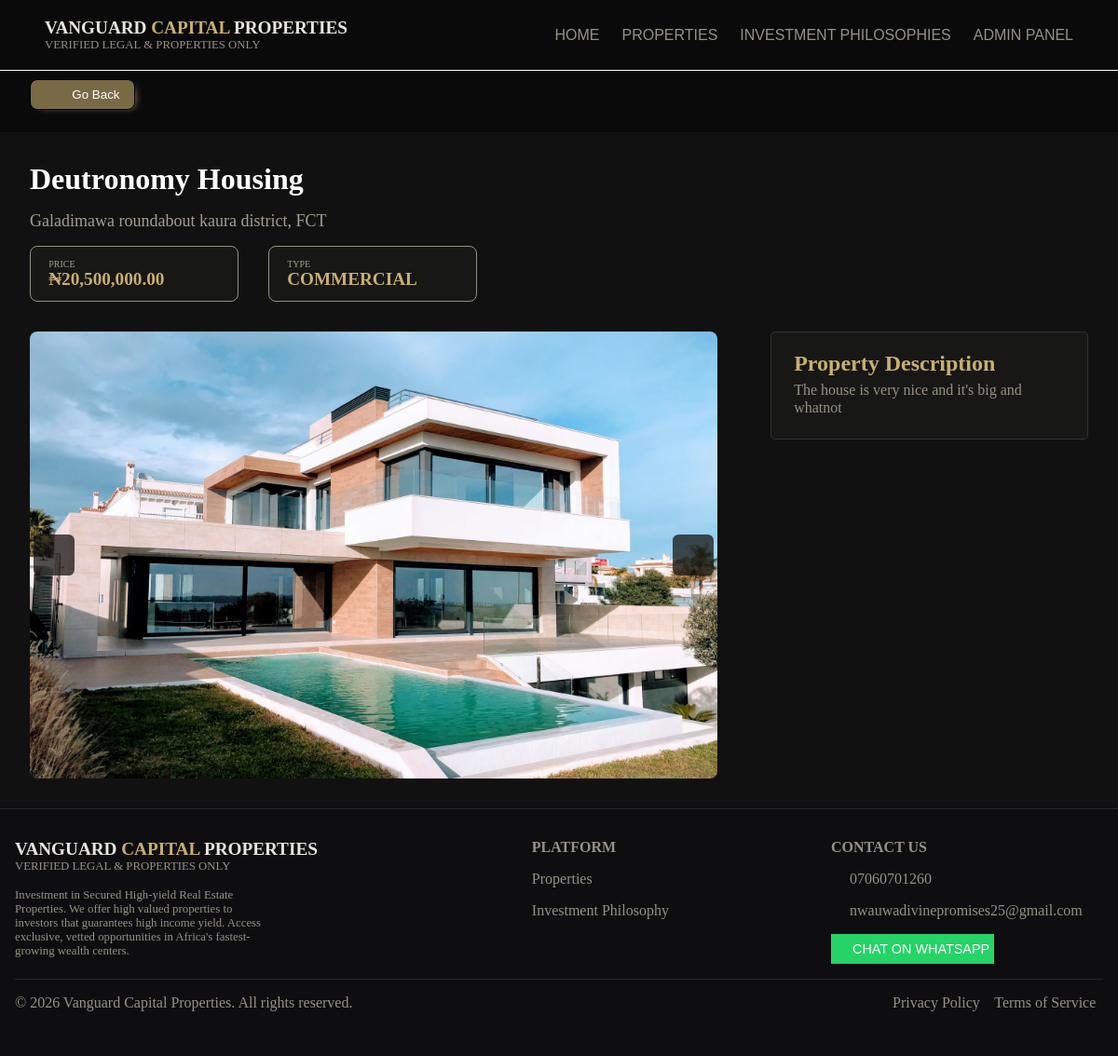
The app's page /property/8/ with its own data.
### properties/models.py (models this page shows, shortened)
class Property(models.Model):
    title = models.CharField(max_length=255, help_text="Enter the title of the property")
    area = models.CharField(max_length=100, help_text="e.g. Lekki Phase 1, Victoria Island, Ikeja") # Required
    state = models.CharField(max_length=100,choices=NIGERIA_STATES, default="Lagos") # Required
    price = models.DecimalField(max_digits=12, decimal_places=2, help_text="Enter the price of the property")
    PROPERTY_TYPES = [
        ('commercial', 'Commercial'),
        ('residential', 'Residential'),
        ('land', 'Land'),
    ]
    property_type = models.CharField(max_length=50, choices=PROPERTY_TYPES, help_text="Select the type of property")
    description = models.TextField(help_text="Enter a description of the property")
    main_image = models.ImageField(upload_to='properties/', help_text="Upload the main image of the property")
    whatsapp_number = models.CharField(max_length=15,default='+2340000000000', help_text="Enter the agent's WhatsApp number in international format (e.g. +234XXXXXXXXXX)")
    is_available = models.BooleanField(default=True, help_text="Is the property available for sale?")
    created_at = models.DateTimeField(auto_now_add=True)
    class Meta:
        verbose_name_plural = "Properties"  # Fixes "Propertys" -> "Properties"
    def full_location(self):
        return f"{self.area}, {self.state}"

class PropertyMedia(models.Model):
    MEDIA_TYPES = [
        ('image', 'Image'),
        ('video', 'Video')
    ]
    property = models.ForeignKey(Property, related_name='media_items', on_delete=models.CASCADE)
    file = models.FileField(upload_to='property_media/')
    media_type = models.CharField(max_length=10, choices=MEDIA_TYPES)
    class Meta:
        verbose_name_plural = "Property Media Files"

### properties/views.py (the view)
# urls.py: path('property/<int:pk>/', views.property_detail, name='property_detail'),
def property_detail(request, pk):
    property_item = get_object_or_404(Property, pk=pk)
    context = {
        'property': property_item
    }
    return render(request, 'property_detail.html', context)

### templates/property_detail.html (shortened to what this page needs)
{% extends 'base.html' %}
{% load static %}
{% load humanize %}
{% block extra_css %}
    <link rel="stylesheet" href="{% static 'css/swiper-bundle.min.css' %}">
    <link rel="stylesheet" href="{% static 'css/property_detail.css' %}">
{% endblock %}
{% block content %}
    <button class="back" onclick="history.back()"><i class="fa-solid fa-arrow-left"></i> Go Back</button>
    <div class="detail-container">
        <div class="grp1">
            <h2 class="prop-name">{{ property.title }}</h1>
            <p class="prop-loc">{{ property.full_location }}</p>
        </div>
        <div class="grp2">
            <p>
                <span class="lit">Price</span>
                <span class="more">₦{{ property.price |floatformat:2 | intcomma }}</span>
            </p>
            <p>
                <span class="lit">Type</span>
                <span class="more">{{ property.property_type }}</span>
            </p>
        </div>
       <div class="griddy">
            <div class="swiper myPropertySlider">
                <div class="swiper-wrapper">
                    {% for item in property.media_items.all %}
                        <div class="swiper-slide">
                            {% if item.media_type == 'image' %}
                                <img src="{{ item.file.url }}" alt="Property Media">
                            {% else %}
                                <video controls>
                                    <source src="{{ item.file.url }}" type="video/mp4">
                                </video>
                            {% endif %}
                        </div>
                    {% endfor %}
                </div>
                <div class="swiper-button-next"></div>
                <div class="swiper-button-prev"></div>
            </div>
            <div class="desc">
                <h2>Property Description</h2>
                <p>{{ property.description }}</p>
            </div>
        </div>
{% endblock %}

### static/css/style.css (style rules this page uses)
html { scroll-behavior: smooth; }
* { padding: 0; margin: 0; box-sizing: border-box; }
html { height: 100vh; }
body { background-color: #09090B; height: 100%; padding-top: 5.3rem; }

### static/css/property_detail.css (style rules this page uses)
.detail-container { background: #111; padding: 2rem; color: white; }
.back { padding: 0.5rem 1rem; background-color: #796A46; border-radius: 0.5rem; border: 1px solid black; box-shadow: 5px 3px 0.5rem -0.4rem #C9AF6E; color: white; cursor: pointer; margin-left: 2rem; margin-bottom: 1.5rem; }
.back i { margin-right: 0.5rem; }
.detail-container .grp1 { height: fit-content; margin-bottom: 1rem; }
.detail-container .grp1 .prop-name { font-family: Georgia, 'Times New Roman', Times, serif; width: fit-content; margin: 0 0 1rem 0; font-size: 2rem; }
.detail-container .grp1 .prop-loc { font-size: large; color: #A39E8F; }
.detail-container .grp2 { display: flex; flex-direction: row; gap: 2rem; margin-bottom: 2rem; }
.detail-container .grp2 p { display: flex; flex-direction: column; border: 1px solid #969184; border-radius: 0.5rem; padding: 0.8rem 1.2rem; width: 20%; background-color: #171715; }
.detail-container .grp2 .lit { font-size: x-small; color: #A39E8F; text-transform: uppercase; }
.detail-container .grp2 .more { font-size: larger; color: #C9AF6E; text-transform: uppercase; font-weight: bold; }
.detail-container .griddy { display: flex; flex-direction: row; width: 100%; justify-content: space-between; gap: 5%; }
.swiper.myPropertySlider { width: 65%; height: 480px; border-radius: 0.5rem; overflow: hidden; position: relative; }
.swiper-slide img, .swiper-slide video { width: 100%; height: 100%; object-fit: cover; }
.swiper-button-next, .swiper-button-prev { color: #C9AF6E !important; background-color: rgba(23, 23, 21, 0.75); padding: 0.4rem 0.5rem; border-radius: 0.4rem; transition: background-color 0.2s ease, transform 0.2s ease; }
.swiper-button-next::after, .swiper-button-prev::after { font-size: 1.2rem !important; font-weight: bold; }
.detail-container .griddy .desc { width: 30%; max-height:480px; height: fit-content; line-height: 1.2rem; box-sizing: border-box; overflow-y: auto; scrollbar-width: none; border-radius: 0.3rem; background-color: #171715; padding: 1.5rem; border: 1px solid #333; }
.detail-container .desc h2 { margin-bottom: 0.5rem; color: #C9AF6E; }
.detail-container .desc p { color: #969184; }
@media (max-width: 1200px) { .detail-container .grp2 p { width: auto; min-width: 14rem; } }

### records on screen
Property: title "Deutronomy Housing", full_location "Galadimawa roundabout kaura district, FCT", price "20,500,000.00", property_type "COMMERCIAL", description "The house is very nice and it's big and whatnot"
PropertyMedia: file (picture)
